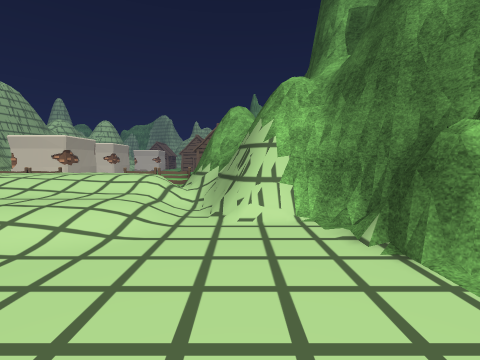
view 1 (above)

19 first-person views from a walk through a Unity game level. The camera is 1.5 m above the floor, tilts 4° down and sees 85° across. The floor is counted in squares, 1 m on a side. Each view is taken from the middle of a square. On the plan, view 1 faces up. The plan holds only what a view shows up to about 14 squares ahead; the rest is blank. The place goes on beyond the plan. Some animated figures are not drawn. Some surface patterns are stand-ins.

view 2
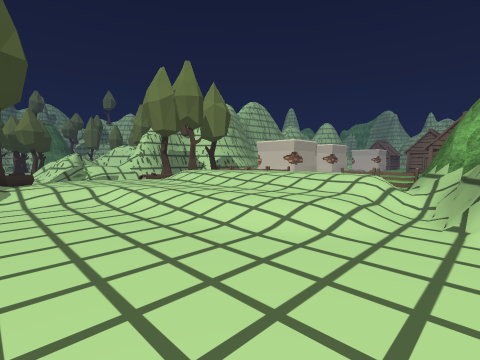

view 3
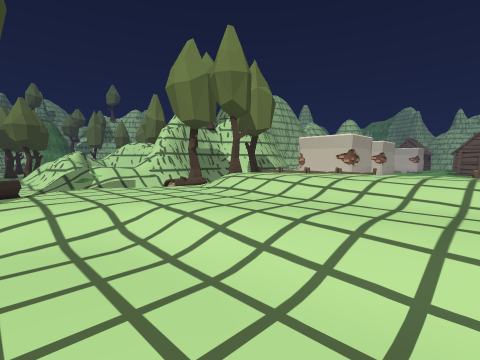

view 4
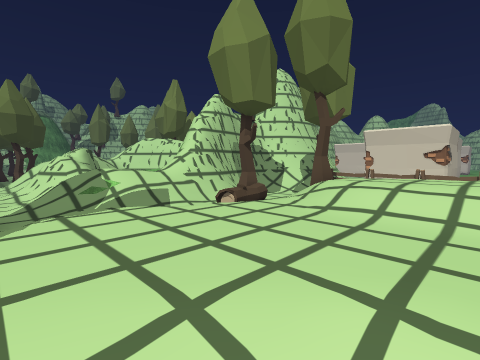

view 5
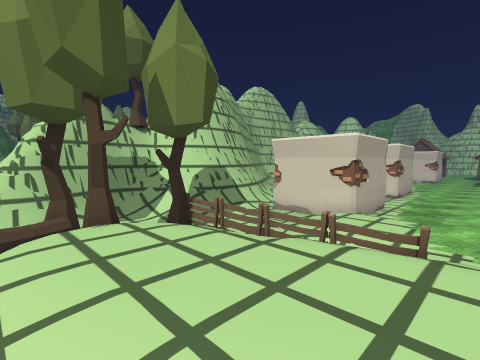

view 6
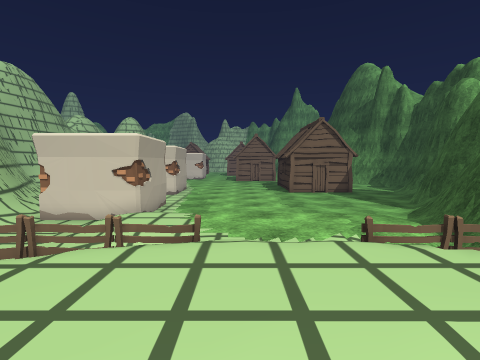

view 7
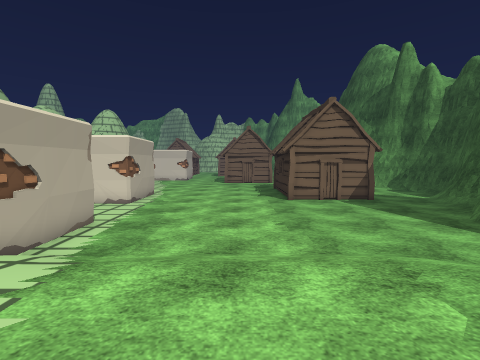

view 8
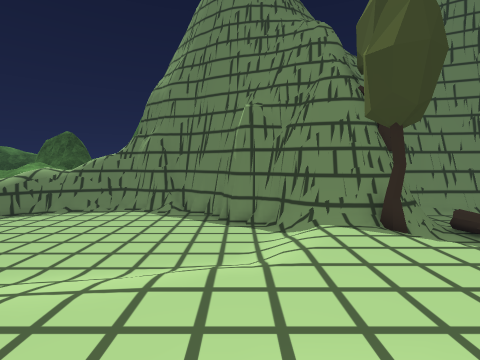

view 9
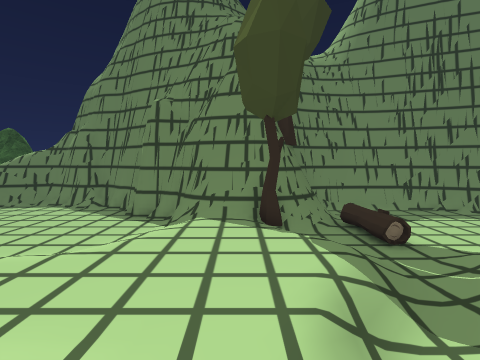

view 10
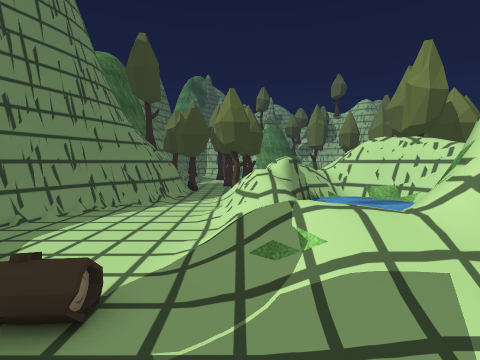

view 11
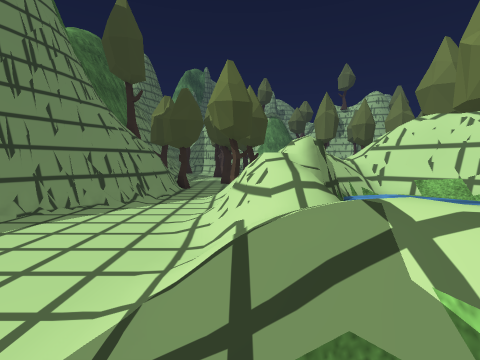

view 12
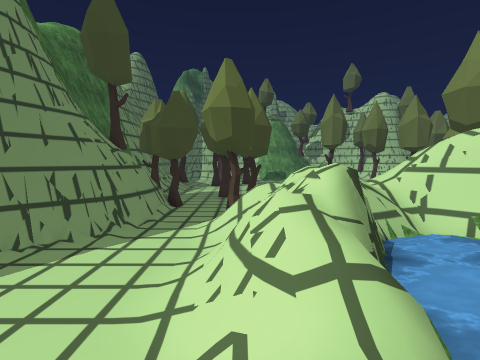

view 13
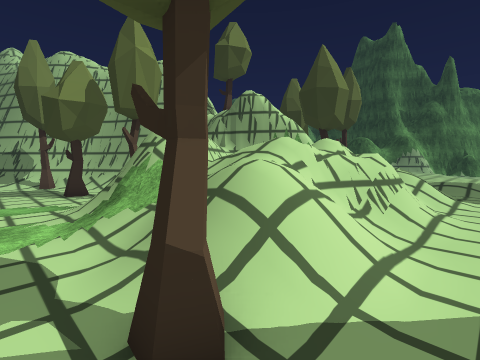

view 14
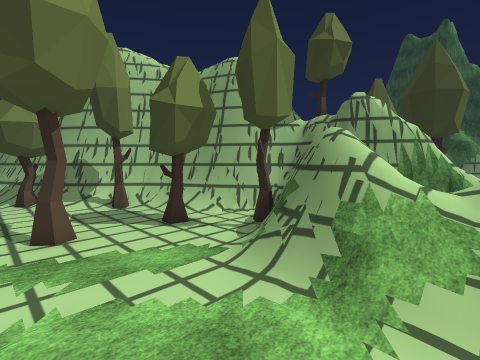

view 15
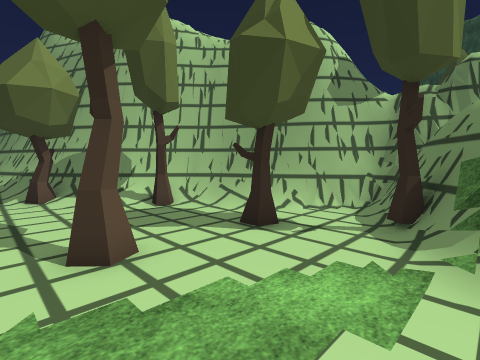

view 16
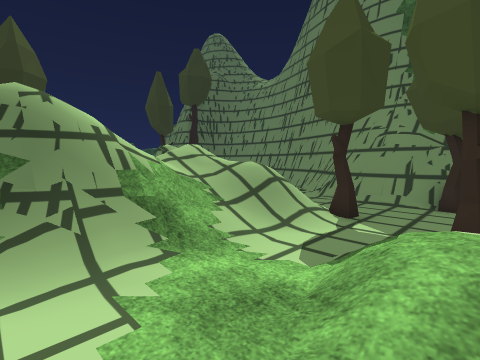

view 17
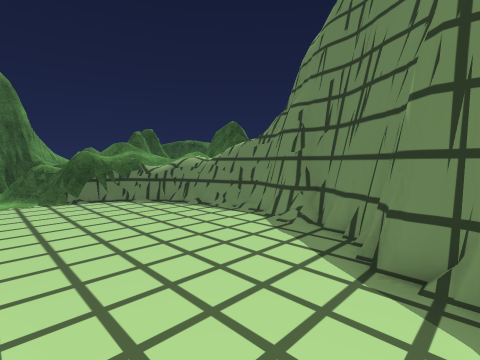

view 18
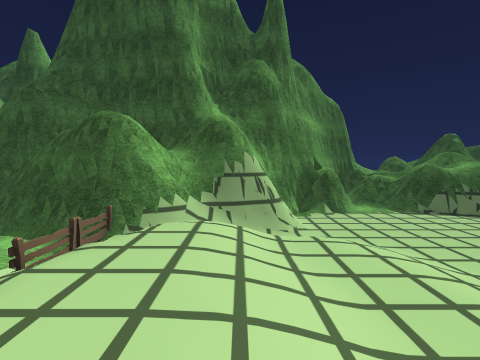

view 19
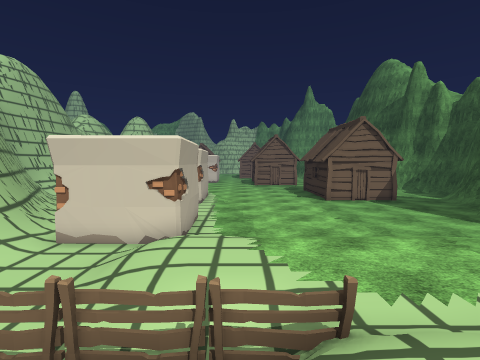

### Floor plan
Key: @ floor where view 1 was taken; # wall or solid block; . main floor; : floor 0.25 m higher than the main floor; + floor 0.5 m higher than the main floor; * floor 1 m higher than the main floor; % floor 1.75 m higher than the main floor; & floor 2 m higher than the main floor; $ floor 3 m higher than the main floor; / step, stairs or slope; = window, fence, low wall or low ledge; ≈ water the walk keeps out of; ^ raised ledge; v drop or lower ground; F fence; L log; T tree; H hut; O other object.
Columns run from 34 left of view 1 to 7 right of it. Each row starts with its distance up from view 1.
 29  #
 28  #
 27  ##                   O.......HHHHH...##
 26  ##                 ##O............../##
 25  =#                 ................./#
 24  O##        ##/      ................/
 23  TT##        #=/     ...............#
 22 ..T=##       ##=/    O#............=#
 21 .../=##       ##/     #............##
 20 ....TT##       ##/O   #............##
 19 ....T/=##      ##/O   #...........=#
 18 ....../##       #/O####/////////./##
 17 ....../O##     ##//..//++++++++/.##
 16 .TT..T./##     ##//../++++++++++/##
 15 .T...T..=##   ##=/...//++++++++/##
 14 .........=#   #=//....///++++///##
 13 .......T###   #=/.TFFFFFFF/+FFFF##
 12 ...../#T#     #=.. T    //**//:/###
 11 ..../==v$vvv  ##..   /*********/==#
 10 ..../=# vv≈ ####/T  T**********//=#
  9 //../v/==≈  ≈##==TL /*******/////=#
  8 //..////≈    ===/.L //*//////++//=###
  7 //..////v≈    ///.L/++///++++++//.=###
  6   ../////&≈≈≈ ///.//+++++++++++//....#
  5 T../////=%///////./++++++++++///.....##
  4 T..T////====////./+++++++////........##
  3 .....///////.///.//++++//.............=
  2 ................L. /+++/................==
  1 .T..............L..T++//..............==#
  0 TT####=........ L/###==...........@..##^^
 -1  =#####=....... .######.............=#
 -2 TT #  ###........#    ###...........##
 -3        ####......#      ##.........###
 -4          #########       ##.=...=###
 -5                           #########

Positions as (right, up) in squares from view 1, and headings:
1: (0, 0), facing up
2: (0, 0), facing up-left
3: (-5, 1), facing up-left
4: (-10, 2), facing up-left
5: (-8, 8), facing up-left
6: (-8, 8), facing up
7: (-7, 13), facing up
8: (-10, 9), facing down
9: (-14, 9), facing down
10: (-15, 4), facing left
11: (-18, 4), facing left
12: (-20, 4), facing left
13: (-32, 2), facing up-right
14: (-34, 7), facing up-right
15: (-34, 11), facing up-right
16: (-34, 11), facing down-right
17: (-11, 3), facing down-right
18: (-10, 9), facing right
19: (-10, 10), facing up
